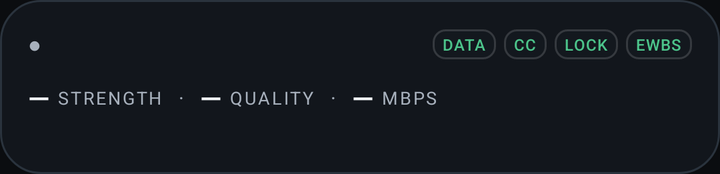
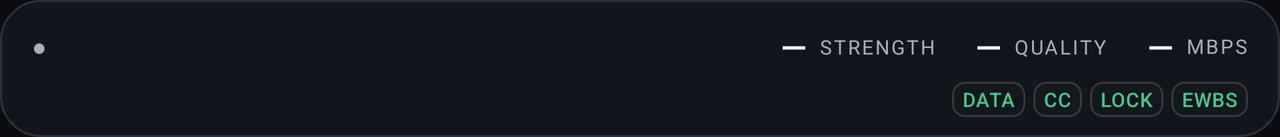

One screen, two layout resources from the same app: the default and the repository's alternative for another configuration. Each is rendered where Android would select it; the XML of both is given below.
<!-- AndroidManifest.xml: application theme Theme.OpenDtv -->
<!-- res/layout/view_analyzer_board.xml -->
<?xml version="1.0" encoding="utf-8"?>
<LinearLayout xmlns:android="http://schemas.android.com/apk/res/android"
    android:id="@+id/analyzer_board"
    android:layout_width="match_parent"
    android:layout_height="wrap_content"
    android:background="@drawable/bg_scan_sheet"
    android:orientation="vertical"
    android:paddingStart="14dp"
    android:paddingTop="10dp"
    android:paddingEnd="14dp"
    android:paddingBottom="10dp">

    <LinearLayout
        android:layout_width="match_parent"
        android:layout_height="wrap_content"
        android:gravity="center_vertical"
        android:orientation="horizontal">

        <TextView
            android:id="@+id/board_dot"
            android:layout_width="wrap_content"
            android:layout_height="wrap_content"
            android:text="●"
            android:textColor="@color/odtv_on_surface_variant"
            android:textSize="11sp" />

        <TextView
            android:id="@+id/board_state"
            android:layout_width="wrap_content"
            android:layout_height="wrap_content"
            android:layout_marginStart="7dp"
            android:fontFamily="sans-serif-medium"
            android:text=""
            android:textColor="@color/odtv_on_surface"
            android:textSize="18sp" />

        <TextView
            android:id="@+id/board_channel"
            android:layout_width="0dp"
            android:layout_height="wrap_content"
            android:layout_marginStart="10dp"
            android:layout_weight="1"
            android:ellipsize="end"
            android:fontFamily="sans-serif-medium"
            android:maxLines="1"
            android:text=""
            android:textColor="@color/odtv_accent"
            android:textSize="14sp" />

        <TextView
            android:id="@+id/board_chip_data"
            style="@style/Widget.OpenDtv.StatusChip.Compact"
            android:layout_width="wrap_content"
            android:layout_height="wrap_content"
            android:layout_marginEnd="4dp"
            android:text="DATA" />

        <TextView
            android:id="@+id/board_chip_cc"
            style="@style/Widget.OpenDtv.StatusChip.Compact"
            android:layout_width="wrap_content"
            android:layout_height="wrap_content"
            android:layout_marginEnd="4dp"
            android:text="CC" />

        <TextView
            android:id="@+id/board_chip_lock"
            style="@style/Widget.OpenDtv.StatusChip.Compact"
            android:layout_width="wrap_content"
            android:layout_height="wrap_content"
            android:layout_marginEnd="4dp"
            android:text="LOCK" />

        <TextView
            android:id="@+id/board_chip_ewbs"
            style="@style/Widget.OpenDtv.StatusChip.Compact"
            android:layout_width="wrap_content"
            android:layout_height="wrap_content"
            android:layout_marginEnd="0dp"
            android:text="EWBS" />
    </LinearLayout>

    <LinearLayout
        android:layout_width="match_parent"
        android:layout_height="wrap_content"
        android:layout_marginTop="5dp"
        android:gravity="center_vertical"
        android:orientation="horizontal">

        <TextView
            android:id="@+id/board_strength_val"
            android:layout_width="wrap_content"
            android:layout_height="wrap_content"
            android:fontFamily="sans-serif-medium"
            android:text="—"
            android:textColor="@color/odtv_on_surface"
            android:textSize="14sp" />

        <TextView
            android:layout_width="wrap_content"
            android:layout_height="wrap_content"
            android:layout_marginStart="4dp"
            android:letterSpacing="0.1"
            android:text="STRENGTH"
            android:textColor="@color/odtv_on_surface_variant"
            android:textSize="9sp" />

        <TextView
            android:layout_width="wrap_content"
            android:layout_height="wrap_content"
            android:layout_marginStart="8dp"
            android:layout_marginEnd="8dp"
            android:text="·"
            android:textColor="@color/odtv_on_surface_variant"
            android:textSize="10sp" />

        <TextView
            android:id="@+id/board_quality_val"
            android:layout_width="wrap_content"
            android:layout_height="wrap_content"
            android:fontFamily="sans-serif-medium"
            android:text="—"
            android:textColor="@color/odtv_on_surface"
            android:textSize="14sp" />

        <TextView
            android:layout_width="wrap_content"
            android:layout_height="wrap_content"
            android:layout_marginStart="4dp"
            android:letterSpacing="0.1"
            android:text="QUALITY"
            android:textColor="@color/odtv_on_surface_variant"
            android:textSize="9sp" />

        <TextView
            android:layout_width="wrap_content"
            android:layout_height="wrap_content"
            android:layout_marginStart="8dp"
            android:layout_marginEnd="8dp"
            android:text="·"
            android:textColor="@color/odtv_on_surface_variant"
            android:textSize="10sp" />

        <TextView
            android:id="@+id/board_bitrate"
            android:layout_width="wrap_content"
            android:layout_height="wrap_content"
            android:fontFamily="sans-serif-medium"
            android:text="—"
            android:textColor="@color/odtv_on_surface"
            android:textSize="14sp" />

        <TextView
            android:layout_width="wrap_content"
            android:layout_height="wrap_content"
            android:layout_marginStart="4dp"
            android:letterSpacing="0.1"
            android:text="MBPS"
            android:textColor="@color/odtv_on_surface_variant"
            android:textSize="9sp" />
    </LinearLayout>

    <TextView
        android:id="@+id/board_meta"
        android:layout_width="match_parent"
        android:layout_height="wrap_content"
        android:layout_marginTop="5dp"
        android:ellipsize="end"
        android:maxLines="1"
        android:text=""
        android:textColor="@color/odtv_on_surface_variant"
        android:textSize="10sp" />
</LinearLayout>
<!-- resources referenced by this layout -->
<resources>
  <color name="odtv_accent">#FFC857</color>
  <color name="odtv_on_surface">#F2F5F8</color>
  <color name="odtv_on_surface_variant">#A7B0BC</color>
  <!-- drawable bg_scan_sheet (drawable) -->
  <?xml version="1.0" encoding="utf-8"?>
  <shape xmlns:android="http://schemas.android.com/apk/res/android"
      android:shape="rectangle">
      <solid android:color="@color/odtv_surface" />
      <corners android:radius="20dp" />
      <stroke
          android:width="1dp"
          android:color="@color/odtv_divider" />
  </shape>
  <style name="Widget.OpenDtv.StatusChip.Compact" parent="Widget.OpenDtv.StatusChip">
          <item name="android:textSize">8sp</item>
          <item name="android:letterSpacing">0.04</item>
          <item name="android:paddingStart">5dp</item>
          <item name="android:paddingEnd">5dp</item>
          <item name="android:paddingTop">2dp</item>
          <item name="android:paddingBottom">2dp</item>
          <item name="android:layout_marginEnd">3dp</item>
          <item name="android:visibility">visible</item>
      </style>
  <color name="odtv_surface">#12161C</color>
  <color name="odtv_divider">#2A333D</color>
  <style name="Widget.OpenDtv.StatusChip" parent="">
          <item name="android:background">@drawable/bg_status_chip</item>
          <item name="android:textColor">@color/odtv_ok</item>
          <item name="android:textSize">10sp</item>
          <item name="android:fontFamily">sans-serif-medium</item>
          <item name="android:letterSpacing">0.06</item>
          <item name="android:paddingStart">8dp</item>
          <item name="android:paddingEnd">8dp</item>
          <item name="android:paddingTop">3dp</item>
          <item name="android:paddingBottom">3dp</item>
          <item name="android:layout_marginEnd">6dp</item>
          <item name="android:visibility">gone</item>
      </style>
  <color name="odtv_on_accent">#1A1200</color>
  <color name="odtv_accent_dim">#B8892E</color>
  <color name="odtv_surface_variant">#1A2028</color>
  <color name="odtv_live">#E5484D</color>
  <color name="odtv_selected_bg">#33FFC857</color>
  <color name="odtv_bg">#0B0D10</color>
  <color name="odtv_surface_high">#232B35</color>
  <style name="ThemeOverlay.OpenDtv.MaterialAlertDialog" parent="ThemeOverlay.Material3.MaterialAlertDialog">
          <item name="alertDialogStyle">@style/Widget.OpenDtv.MaterialAlertDialog</item>
      </style>
  <!-- drawable bg_status_chip (drawable) -->
  <?xml version="1.0" encoding="utf-8"?>
  <shape xmlns:android="http://schemas.android.com/apk/res/android"
      android:shape="rectangle">
      <solid android:color="#331A2028" />
      <corners android:radius="6dp" />
      <stroke
          android:width="1dp"
          android:color="#26FFFFFF" />
  </shape>
  <color name="odtv_ok">#4CC38A</color>
  <style name="Widget.OpenDtv.MaterialAlertDialog" parent="MaterialAlertDialog.Material3">
          <item name="backgroundTint">@color/odtv_surface_variant</item>
          <item name="shapeAppearance">@style/ShapeAppearance.OpenDtv.Dialog</item>
      </style>
  <style name="ShapeAppearance.OpenDtv.Dialog" parent="ShapeAppearance.Material3.Corner.ExtraLarge">
          <item name="cornerFamily">rounded</item>
          <item name="cornerSize">20dp</item>
      </style>
  <!-- some entries are left out for length -->
</resources>
<!-- res/layout-land/view_analyzer_board.xml (the repository's variant of the layout above) -->
<!-- drawn on the phone turned sideways -->
<?xml version="1.0" encoding="utf-8"?>
<LinearLayout xmlns:android="http://schemas.android.com/apk/res/android"
    android:id="@+id/analyzer_board"
    android:layout_width="match_parent"
    android:layout_height="wrap_content"
    android:background="@drawable/bg_scan_sheet"
    android:orientation="vertical"
    android:paddingStart="16dp"
    android:paddingTop="10dp"
    android:paddingEnd="16dp"
    android:paddingBottom="10dp">

    <LinearLayout
        android:layout_width="match_parent"
        android:layout_height="wrap_content"
        android:gravity="center_vertical"
        android:orientation="horizontal">

        <TextView
            android:id="@+id/board_dot"
            android:layout_width="wrap_content"
            android:layout_height="wrap_content"
            android:text="●"
            android:textColor="@color/odtv_on_surface_variant"
            android:textSize="12sp" />

        <TextView
            android:id="@+id/board_state"
            android:layout_width="wrap_content"
            android:layout_height="wrap_content"
            android:layout_marginStart="8dp"
            android:fontFamily="sans-serif-medium"
            android:text=""
            android:textColor="@color/odtv_on_surface"
            android:textSize="20sp" />

        <TextView
            android:id="@+id/board_channel"
            android:layout_width="0dp"
            android:layout_height="wrap_content"
            android:layout_marginStart="16dp"
            android:layout_weight="1"
            android:ellipsize="end"
            android:fontFamily="sans-serif-medium"
            android:maxLines="1"
            android:text=""
            android:textColor="@color/odtv_accent"
            android:textSize="15sp" />

        <TextView
            android:id="@+id/board_strength_val"
            android:layout_width="wrap_content"
            android:layout_height="wrap_content"
            android:layout_marginStart="20dp"
            android:fontFamily="sans-serif-medium"
            android:text="—"
            android:textColor="@color/odtv_on_surface"
            android:textSize="17sp" />

        <TextView
            android:layout_width="wrap_content"
            android:layout_height="wrap_content"
            android:layout_marginStart="6dp"
            android:letterSpacing="0.1"
            android:text="STRENGTH"
            android:textColor="@color/odtv_on_surface_variant"
            android:textSize="10sp" />

        <TextView
            android:id="@+id/board_quality_val"
            android:layout_width="wrap_content"
            android:layout_height="wrap_content"
            android:layout_marginStart="20dp"
            android:fontFamily="sans-serif-medium"
            android:text="—"
            android:textColor="@color/odtv_on_surface"
            android:textSize="17sp" />

        <TextView
            android:layout_width="wrap_content"
            android:layout_height="wrap_content"
            android:layout_marginStart="6dp"
            android:letterSpacing="0.1"
            android:text="QUALITY"
            android:textColor="@color/odtv_on_surface_variant"
            android:textSize="10sp" />

        
        <LinearLayout
            android:id="@+id/board_bitrate_group"
            android:layout_width="wrap_content"
            android:layout_height="wrap_content"
            android:layout_marginStart="20dp"
            android:gravity="center_vertical"
            android:orientation="horizontal">

            <TextView
                android:id="@+id/board_bitrate"
                android:layout_width="wrap_content"
                android:layout_height="wrap_content"
                android:fontFamily="sans-serif-medium"
                android:text="—"
                android:textColor="@color/odtv_on_surface"
                android:textSize="17sp" />

            <TextView
                android:layout_width="wrap_content"
                android:layout_height="wrap_content"
                android:layout_marginStart="6dp"
                android:letterSpacing="0.1"
                android:text="MBPS"
                android:textColor="@color/odtv_on_surface_variant"
                android:textSize="10sp" />
        </LinearLayout>
    </LinearLayout>

    
    <LinearLayout
        android:layout_width="0dp"
        android:layout_height="0dp"
        android:orientation="horizontal"
        android:visibility="gone">

        <View
            android:id="@+id/board_strength_fill"
            android:layout_width="0dp"
            android:layout_height="0dp" />

        <View
            android:id="@+id/board_quality_fill"
            android:layout_width="0dp"
            android:layout_height="0dp" />
    </LinearLayout>

    
    <LinearLayout
        android:layout_width="match_parent"
        android:layout_height="wrap_content"
        android:layout_marginTop="4dp"
        android:gravity="center_vertical"
        android:orientation="horizontal">

        <TextView
            android:id="@+id/board_meta"
            android:layout_width="0dp"
            android:layout_height="wrap_content"
            android:layout_weight="1"
            android:ellipsize="end"
            android:maxLines="1"
            android:text=""
            android:textColor="@color/odtv_on_surface_variant"
            android:textSize="11sp" />

        <TextView
            android:id="@+id/board_chip_data"
            style="@style/Widget.OpenDtv.StatusChip.Landscape"
            android:layout_width="wrap_content"
            android:layout_height="wrap_content"
            android:layout_marginStart="10dp"
            android:layout_marginEnd="4dp"
            android:text="DATA" />

        <TextView
            android:id="@+id/board_chip_cc"
            style="@style/Widget.OpenDtv.StatusChip.Landscape"
            android:layout_width="wrap_content"
            android:layout_height="wrap_content"
            android:layout_marginEnd="4dp"
            android:text="CC" />

        <TextView
            android:id="@+id/board_chip_lock"
            style="@style/Widget.OpenDtv.StatusChip.Landscape"
            android:layout_width="wrap_content"
            android:layout_height="wrap_content"
            android:layout_marginEnd="4dp"
            android:text="LOCK" />

        <TextView
            android:id="@+id/board_chip_ewbs"
            style="@style/Widget.OpenDtv.StatusChip.Landscape"
            android:layout_width="wrap_content"
            android:layout_height="wrap_content"
            android:layout_marginEnd="0dp"
            android:text="EWBS" />
    </LinearLayout>
</LinearLayout>
<!-- resources referenced by the variant -->
<!-- as the phone turned sideways resolves them -->
<resources>
  <color name="odtv_accent">#FFC857</color>
  <color name="odtv_on_surface">#F2F5F8</color>
  <color name="odtv_on_surface_variant">#A7B0BC</color>
  <!-- drawable bg_scan_sheet (drawable) -->
  <?xml version="1.0" encoding="utf-8"?>
  <shape xmlns:android="http://schemas.android.com/apk/res/android"
      android:shape="rectangle">
      <solid android:color="@color/odtv_surface" />
      <corners android:radius="20dp" />
      <stroke
          android:width="1dp"
          android:color="@color/odtv_divider" />
  </shape>
  <style name="Widget.OpenDtv.StatusChip.Landscape" parent="Widget.OpenDtv.StatusChip.Compact">
          <item name="android:textSize">10sp</item>
      </style>
  <color name="odtv_surface">#12161C</color>
  <color name="odtv_divider">#2A333D</color>
  <style name="Widget.OpenDtv.StatusChip.Compact" parent="Widget.OpenDtv.StatusChip">
          <item name="android:textSize">8sp</item>
          <item name="android:letterSpacing">0.04</item>
          <item name="android:paddingStart">5dp</item>
          <item name="android:paddingEnd">5dp</item>
          <item name="android:paddingTop">2dp</item>
          <item name="android:paddingBottom">2dp</item>
          <item name="android:layout_marginEnd">3dp</item>
          <item name="android:visibility">visible</item>
      </style>
  <color name="odtv_on_accent">#1A1200</color>
  <color name="odtv_accent_dim">#B8892E</color>
  <color name="odtv_surface_variant">#1A2028</color>
  <color name="odtv_live">#E5484D</color>
  <color name="odtv_selected_bg">#33FFC857</color>
  <color name="odtv_bg">#0B0D10</color>
  <color name="odtv_surface_high">#232B35</color>
  <style name="ThemeOverlay.OpenDtv.MaterialAlertDialog" parent="ThemeOverlay.Material3.MaterialAlertDialog">
          <item name="alertDialogStyle">@style/Widget.OpenDtv.MaterialAlertDialog</item>
      </style>
  <style name="Widget.OpenDtv.StatusChip" parent="">
          <item name="android:background">@drawable/bg_status_chip</item>
          <item name="android:textColor">@color/odtv_ok</item>
          <item name="android:textSize">10sp</item>
          <item name="android:fontFamily">sans-serif-medium</item>
          <item name="android:letterSpacing">0.06</item>
          <item name="android:paddingStart">8dp</item>
          <item name="android:paddingEnd">8dp</item>
          <item name="android:paddingTop">3dp</item>
          <item name="android:paddingBottom">3dp</item>
          <item name="android:layout_marginEnd">6dp</item>
          <item name="android:visibility">gone</item>
      </style>
  <style name="Widget.OpenDtv.MaterialAlertDialog" parent="MaterialAlertDialog.Material3">
          <item name="backgroundTint">@color/odtv_surface_variant</item>
          <item name="shapeAppearance">@style/ShapeAppearance.OpenDtv.Dialog</item>
      </style>
  <!-- drawable bg_status_chip (drawable) -->
  <?xml version="1.0" encoding="utf-8"?>
  <shape xmlns:android="http://schemas.android.com/apk/res/android"
      android:shape="rectangle">
      <solid android:color="#331A2028" />
      <corners android:radius="6dp" />
      <stroke
          android:width="1dp"
          android:color="#26FFFFFF" />
  </shape>
  <color name="odtv_ok">#4CC38A</color>
  <style name="ShapeAppearance.OpenDtv.Dialog" parent="ShapeAppearance.Material3.Corner.ExtraLarge">
          <item name="cornerFamily">rounded</item>
          <item name="cornerSize">20dp</item>
      </style>
  <!-- some entries are left out for length -->
</resources>
